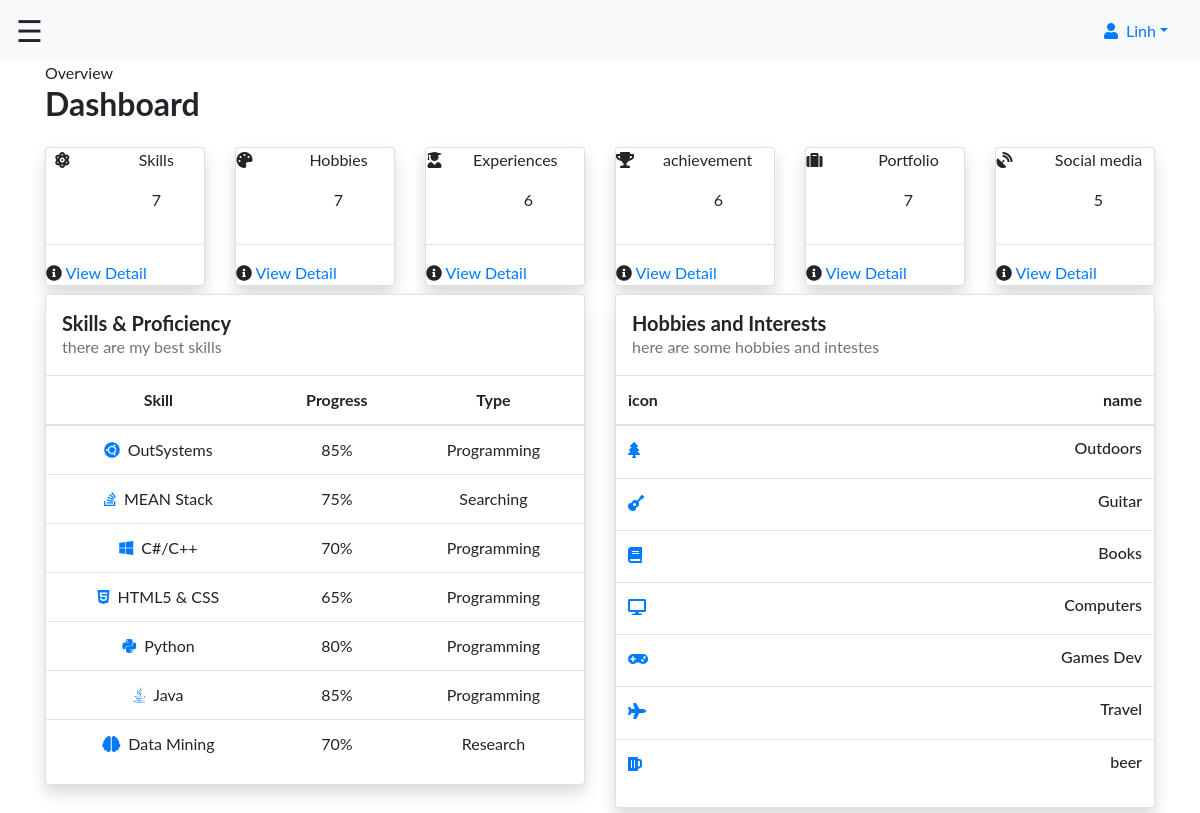
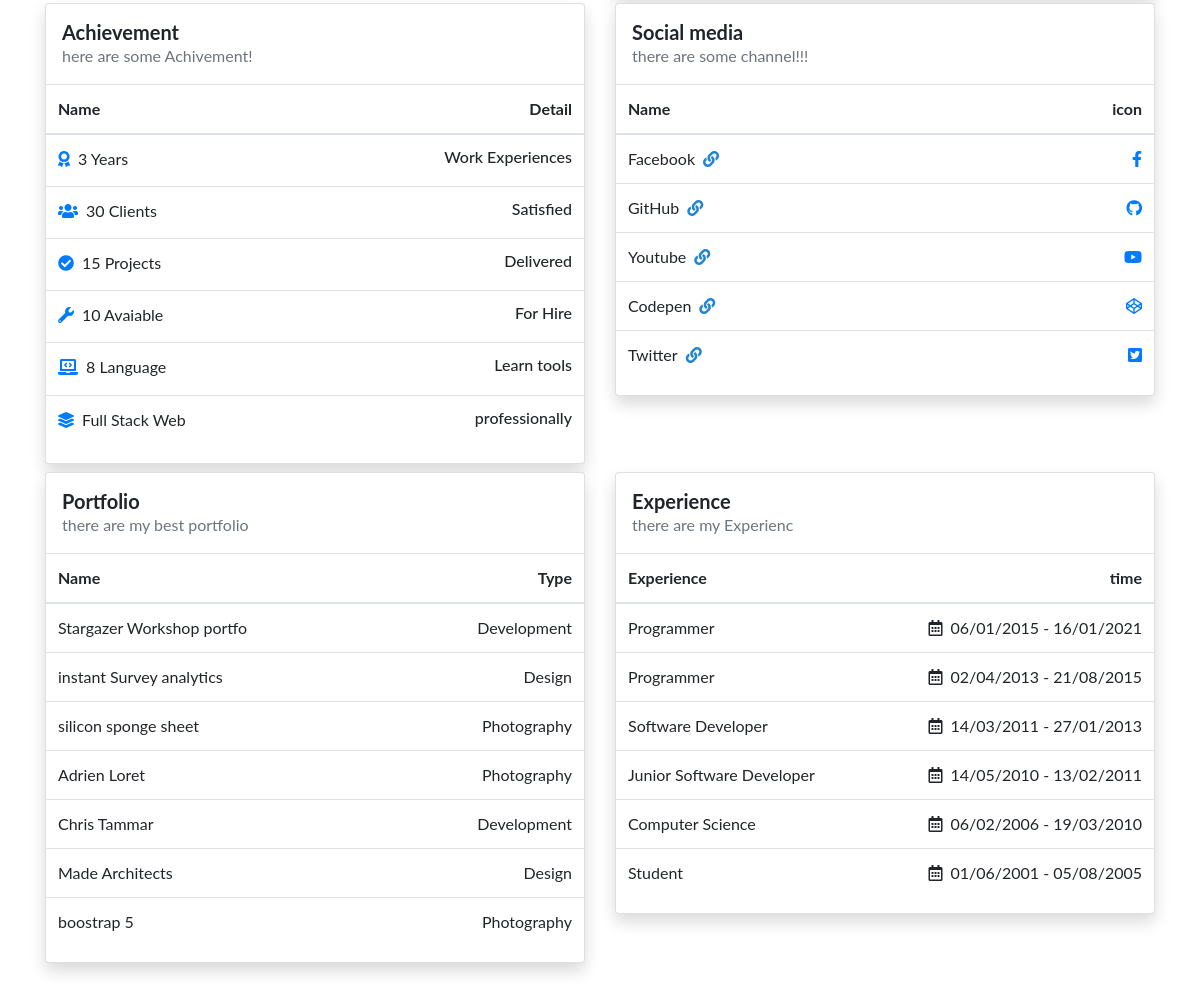
/server/dashboard.php (signed in), run on the app's committed database (2 pictures, top to bottom).
### tables this page shows
CREATE TABLE `skill` (
  `id_s` int(11) NOT NULL,
  `id_a` int(11) DEFAULT NULL,
  `name_s` varchar(255) DEFAULT NULL,
  `type` varchar(255) DEFAULT NULL,
  `icon_s` varchar(500) DEFAULT NULL,
  `progress` int(11) DEFAULT NULL,
  `background` enum('info','primary','secondary','success','danger','warning','light','dark','White','Muted') NOT NULL,
  `detail` text DEFAULT NULL
);

CREATE TABLE `hobbies` (
  `id_h` int(11) NOT NULL,
  `id_a` int(11) DEFAULT NULL,
  `name_h` varchar(255) DEFAULT NULL,
  `icon_h` varchar(500) DEFAULT NULL,
  `describes` text DEFAULT NULL
);

CREATE TABLE `achievement` (
  `id_achi` int(11) NOT NULL,
  `id_a` int(11) DEFAULT NULL,
  `name_achi` varchar(255) DEFAULT NULL,
  `icon_achi` varchar(500) DEFAULT NULL,
  `label` varchar(255) DEFAULT NULL
);

CREATE TABLE `social_media` (
  `id_so` int(11) NOT NULL,
  `id_a` int(11) DEFAULT NULL,
  `name_so` varchar(255) DEFAULT NULL,
  `link` varchar(500) DEFAULT NULL,
  `icon` varchar(500) DEFAULT NULL
);

CREATE TABLE `portfolio` (
  `id_p` int(11) NOT NULL,
  `id_a` int(11) DEFAULT NULL,
  `id_t` int(11) DEFAULT NULL,
  `name_p` varchar(255) DEFAULT NULL,
  `image` varchar(500) DEFAULT NULL,
  `link` varchar(500) DEFAULT NULL
);

CREATE TABLE `type_portfolio` (
  `id_t` int(11) NOT NULL,
  `name_t` varchar(255) DEFAULT NULL,
  `icon` varchar(500) DEFAULT NULL
);

CREATE TABLE `experience` (
  `id_e` int(11) NOT NULL,
  `id_a` int(11) DEFAULT NULL,
  `name_e` varchar(500) DEFAULT NULL,
  `start_time` date DEFAULT NULL,
  `end_time` date DEFAULT NULL,
  `label` varchar(500) DEFAULT NULL,
  `detail` text DEFAULT NULL
);

### server/dashboard.php (the view, shortened to what the rows shown need)
<?php
  require("./database/dbhandler.php");
    $admin = queryhandler("SELECT * FROM admin LIMIT 1","get");
    $social = queryhandler("SELECT * FROM social_media","get");
    $hobbie = queryhandler("SELECT * FROM hobbies","get");
    $skill = queryhandler("SELECT * FROM skill","get");
    $achie = queryhandler("SELECT * FROM achievement","get");
    $exper = queryhandler("SELECT * FROM experience","get");
    $typeP = queryhandler("SELECT * FROM type_portfolio","get");
    $pfo = queryhandler("SELECT * FROM portfolio","get");
?>
<!doctype html>
<html lang="en">
  <head>
  <link rel="stylesheet" href="../css/bootstrap.min.css">
    <link href="../fontawesome-free-5.12.0-web/css/all.css" rel="stylesheet">
    </head>
  <body>
    <div class="wrapper">
        <div id="body" class="active">
          <?php include("./component/nav.php"); ?>
          <div class="content mb-5">
            <div class="container">
              <div class="row">
                <div class="col-md-12 page-header">
                  <h2 class="page-title font-weight-bold">Dashboard</h2>
                </div>
              </div>
              <div class="row">
                <div class="col-md-12">
                  <div class="row">
                    <div class="col-md-6 mt-2">
                      <div class="card shadow">
                        <div class="content">
                          <div class="canvas-wrapper">
                            <table class="table no-margin bg-lighter-grey">
                              <thead class="success text-center">
                                <tr>
                                  <th>Skill</th>
                                  <th>Progress</th>
                                  <th>Type</th>
                                </tr>
                              </thead>
                              <tbody class="text-center">
                                <?php
                                  if(count($skill)>0){
                                    foreach($skill as $sk){
                                ?>
                                <tr>
                                  <td><i class="<?php echo $sk['icon_s'] ?> mr-2 text-primary"></i><?php echo $sk['name_s'] ?></td>
                                  <td><?php echo $sk['progress'] ?>%</td>
                                  <td><?php echo $sk['type'] ?></td>
                                </tr>
                                <?php
                                    }
                                  }
                                ?>
                              </tbody>
                            </table>
                          </div>
                        </div>
                      </div>
                    </div>
                    <div class="col-md-6 mt-2">
                      <div class="card shadow">
                        <div class="content">
                          <div class="canvas-wrapper">
                            <table class="table no-margin bg-lighter-grey">
                              <thead class="success">
                                <tr>
                                  <th class="text-left">icon</th>
                                  <th class="text-right">name</th>
                                </tr>
                              </thead>
                              <tbody>
                                <?php
                                  if(count($hobbie)>0){
                                    foreach($hobbie as $hb){
                                ?>
                                <tr>
                                  <td class="text-left"><i class="text-primary <?php echo $hb['icon_h']; ?>"></i></td>
                                  <td class="text-right"><h6><?php echo $hb['name_h']; ?></h6></td>
                                </tr>
                                <?php
                                    }
                                  }
                                ?>
                              </tbody>
                            </table>
                          </div>
                        </div>
                      </div>
                    </div>
                  </div>
                </div>
                <div class="col-md-6 mt-2">
                  <div class="card shadow">
                    <div class="content">
                      <div class="canvas-wrapper">
                        <table class="table no-margin bg-lighter-grey">
                          <thead class="success">
                            <tr>
                              <th class="text-left">Name</th>
                              <th class="text-right">Detail</th>
                            </tr>
                          </thead>
                          <tbody class="text-center">
                            <?php
                              if(count($achie)>0){
                                foreach($achie as $achi){
                            ?>
                            <tr>
                              <td class="text-left"><i class="text-primary <?php echo $achi['icon_achi'] ?> mr-2"></i><?php echo $achi['name_achi'] ?></td>
                              <td class="text-right"><h6><?php echo $achi['label'] ?></h6></td>
                            </tr>
                            <?php
                                }
                              }
                            ?>
                          </tbody>
                        </table>
                      </div>
                    </div>
                  </div>
                </div>
                <div class="col-md-6 mt-2">
                  <div class="card shadow">
                    <div class="content">
                      <div class="canvas-wrapper">
                        <table class="table no-margin bg-lighter-grey">
                          <thead class="success">
                            <tr>
                              <th class="text-left">Name</th>
                              <th class="text-right">icon</th>
                            </tr>
                          </thead>
                          <tbody>
                            <?php
                              if(count($social)>0){
                                foreach($social as $so){
                            ?>
                            <tr>
                              <td>
                              <?php echo $so['name_so'] ?><a href="<?php echo $so['link'] ?>" target="_blank"><i style="color:#2185d0" class="fas fa-link ml-2"></i></a>
                              </td>
                              <td class="text-right"><i class="text-primary <?php echo $so['icon'] ?> ml-2"></i></td>
                            </tr>
                            <?php
                                }
                              }
                            ?>
                          </tbody>
                        </table>
                      </div>
                    </div>
                  </div>
                </div>
                <div class="col-md-6 mt-2">
                  <div class="card shadow">
                    <div class="content">
                      <div class="canvas-wrapper">
                        <table class="table no-margin bg-lighter-grey">
                          <thead class="success">
                            <tr>
                              <th>Name</th>
                              <th class="text-right">Type</th>
                            </tr>
                          </thead>
                          <tbody>
                            <?php
                              if(count($pfo)>0 and count($typeP)>0){
                                foreach($pfo as $pf){
                            ?>
                            <tr>
                              <td class="text-left"><?php echo $pf['name_p'] ?></td>
                              <td class="text-right"><?php $lol = queryhandler("SELECT name_t FROM type_portfolio WHERE id_t = (SELECT id_t FROM portfolio WHERE id_p = ?)","get",[$pf['id_t']]) ; echo $lol[0]['name_t']; ?></td>
                            </tr>
                            <?php
                                }
                              }
                            ?>
                          </tbody>
                        </table>
                      </div>
                    </div>
                  </div>
                </div>
                <div class="col-md-6 mt-2">
                  <div class="card shadow">
                    <div class="content">
                      <div class="canvas-wrapper">
                        <table class="table no-margin bg-lighter-grey">
                          <thead class="success">
                            <tr>
                              <th class="text-left">Experience</th>
                              <th class="text-right">time</th>
                              </tr>
                          </thead>
                          <tbody>
                            <?php
                             if(count($exper)>0){
                               foreach($exper as $exp){
                            ?>
                            <tr>
                              <td class="text-left"><?php echo $exp['name_e'] ?></td>
                              <td class="text-right"><i class="far fa-calendar-alt mr-2"></i><?php $st = explode("-",$exp['start_time']);echo $st[2].'/'.$st[1].'/'.$st[0]; ?> - <?php $et = explode("-",$exp['end_time']);echo $et[2].'/'.$et[1].'/'.$et[0]; ?></td>
                            </tr>
                            <?php
                               }
                             }
                            ?>
                          </tbody>
                        </table>
                      </div>
                    </div>
                  </div>
                </div>
              </div>
            </div>
          </div>
        </div>
    </div>
    </body>
</html>

### server/component/nav.php (shortened to what the rows shown need)
<nav class="navbar navbar-expand-sm navbar-light bg-light sticky-top">
            <div class="btn-group-vertical ml-auto" role="group" aria-label="">
                <div class="btn-group mr-3" role="group">
                    <a id="dropdownId" type="button" class="dropdown-toggle" data-toggle="dropdown" aria-haspopup="true"aria-expanded="false"><i class="fas fa-user mr-2"></i><?php echo explode(" ",$admin[0]['name_a'])[count(explode(" ",$admin[0]['name_a']))-1];?></a>
                </div>
            </div>
</nav>

### data on the page
skill: name_s "OutSystems", progress "85", type "Programming"
skill: name_s "MEAN Stack", progress "75", type "Searching"
skill: name_s "C#/C++", progress "70", type "Programming"
skill: name_s "HTML5 & CSS", progress "65", type "Programming"
skill: name_s "Python", progress "80", type "Programming"
skill: name_s "Java", progress "85", type "Programming"
skill: name_s "Data Mining", progress "70", type "Research"
hobbies: name_h "Outdoors"
hobbies: name_h "Guitar"
hobbies: name_h "Books"
hobbies: name_h "Computers"
hobbies: name_h "Games Dev"
hobbies: name_h "Travel"
hobbies: name_h "beer"
achievement: name_achi "3 Years", label "Work Experiences"
achievement: name_achi "30 Clients", label "Satisfied"
achievement: name_achi "15 Projects", label "Delivered"
achievement: name_achi "10 Avaiable", label "For Hire"
achievement: name_achi "8 Language", label "Learn tools"
achievement: name_achi "Full Stack Web", label "professionally"
social_media: name_so "Facebook"
social_media: name_so "GitHub"
social_media: name_so "Youtube"
social_media: name_so "Codepen"
social_media: name_so "Twitter"
portfolio: name_p "Stargazer Workshop portfo", id_t.name_t "Development"
portfolio: name_p "instant Survey analytics", id_t.name_t "Design"
portfolio: name_p "silicon sponge sheet", id_t.name_t "Photography"
portfolio: name_p "Adrien Loret", id_t.name_t "Photography"
portfolio: name_p "Chris Tammar", id_t.name_t "Development"
portfolio: name_p "Made Architects", id_t.name_t "Design"
portfolio: name_p "boostrap 5", id_t.name_t "Photography"
experience: name_e "Programmer", start_time "06", start_time "01", start_time "2015", end_time "16", end_time "01", end_time "2021"
experience: name_e "Programmer", start_time "02", start_time "04", start_time "2013", end_time "21", end_time "08", end_time "2015"
experience: name_e "Software Developer", start_time "14", start_time "03", start_time "2011", end_time "27", end_time "01", end_time "2013"
experience: name_e "Junior Software Developer", start_time "14", start_time "05", start_time "2010", end_time "13", end_time "02", end_time "2011"
experience: name_e "Computer Science", start_time "06", start_time "02", start_time "2006", end_time "19", end_time "03", end_time "2010"
experience: name_e "Student", start_time "01", start_time "06", start_time "2001", end_time "05", end_time "08", end_time "2005"

### other printed values
count($skill) "7"
count($hobbie) "7"
count($exper) "6"
count($achie) "6"
count($pfo) "7"
count($social) "5"
